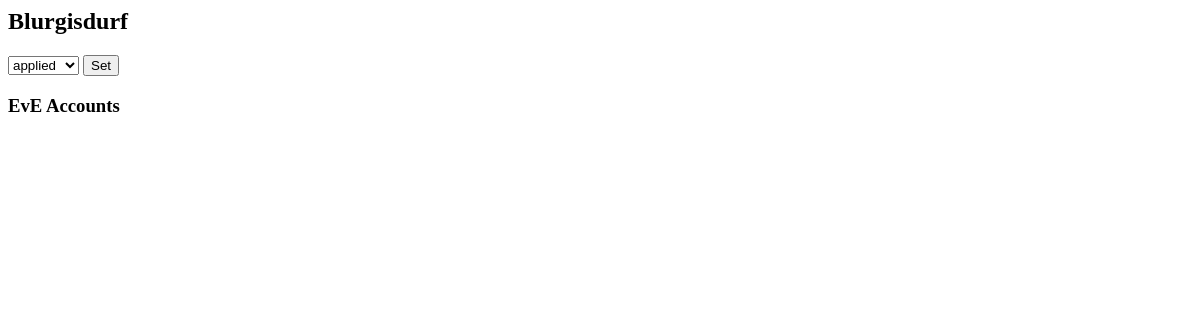
Page /recruit/account/Blurgisdurf/ on the earlier database version.
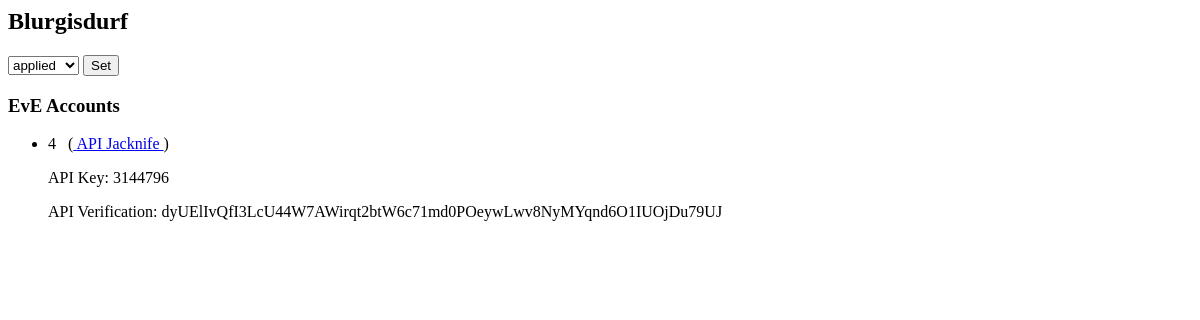
Same page on the later database version.
### recruit/models.py (models this page shows, shortened)
class Account(models.Model):
    accountName = models.CharField(max_length=50)
    id = models.AutoField(primary_key=True)
    login = models.BooleanField()                 # false: default shell account, true: can log in
    STATUS_LABELS = (
        ('A', 'applied'),
        ('M', 'member'),
        ('R', 'rejected'),
        ('S', 'spai')
    )
    status = models.CharField(max_length=1, choices=STATUS_LABELS)

class EveAccount(models.Model):
    account = models.ForeignKey(Account)
    keyId = models.IntegerField(default=0)
    keyVerify = models.CharField(max_length=64)

### recruit/views.py (the view)
# urls.py: url(r'^account/(?P<accountName>\S+)/$', views.account, name='account'),
def account(request, accountName):
    try:
        requestedAccount = Account.objects.get(accountName__iexact=accountName)
        eveaccounts = requestedAccount.eveaccount_set.all()
	if request.method == "POST":
	    requestedAccount.status = request.POST['status']
	    requestedAccount.save()
    except Account.DoesNotExist:
        raise Http404
    return render(request, 'recruit/account.html', {'account': requestedAccount, 'eveaccounts': eveaccounts})

### recruit/templates/recruit/account.html (shortened to what this page needs)
<p>
    <h2>{{ account.accountName }}</h2>
    <form action="{{ request.path }}" method="post">
        <select name="memberstatus">
	{% for status in account.STATUS_LABELS %}
		{% if account.get_status_display == status.1 %}
		    <option value="{{ status.0 }}" selected="selected">{{ status.1 }}</option>
		{% else %}
		    <option value="{{ status.0 }}">{{ status.1}}</option>
		{% endif %}
	{% endfor %}
        </select>
        <input type="submit" value="Set" />
    <h3>EvE Accounts</h3>
    <ul>
    {% for eveaccount in eveaccounts %}
        <li>{{ eveaccount.id }}&nbsp;&nbsp;
            (<a href="http://ridetheclown.com/eveapi/audit.php?usid={{ eveaccount.keyId }}&apik={{ eveaccount.keyVerify }}">
                API Jacknife
            </a>)
        <p>API Key: {{ eveaccount.keyId }}</p>
        <p>API Verification: {{ eveaccount.keyVerify }}</p>
        </li>
    {% endfor %}
</p>

Differences in the rows shown:
added EveAccount: id "4", keyId "3144796", keyVerify "dyUElIvQfI3LcU44W7AWirqt2btW6c71md0POeywLwv8NyMYqnd6O1IUOjDu79UJ"
